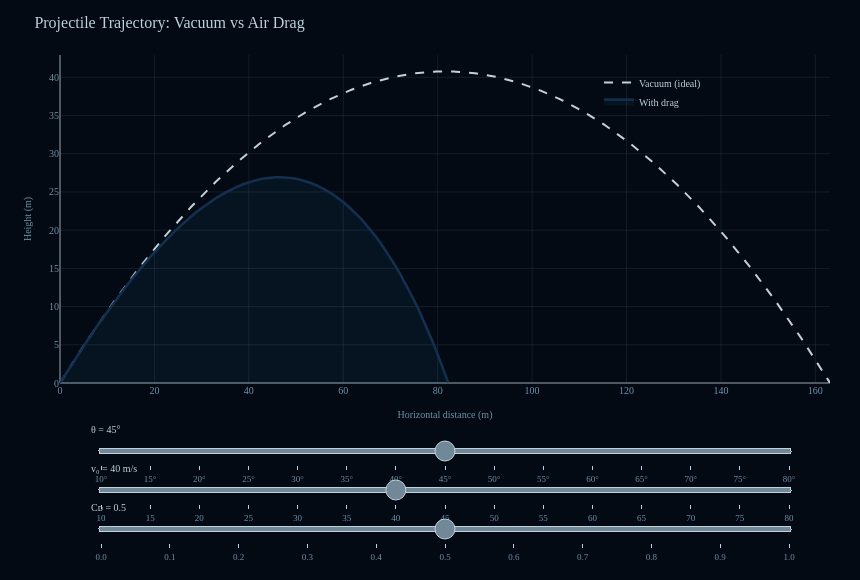

Notebook code cell kept with this figure:
### Markdown cell above
Adjust the sliders:
- **Launch angle** ($\theta$) — angle above horizontal in degrees
- **Initial speed** ($v_0$) — launch speed in m/s
- **Drag coefficient** ($C_D$) — 0 recovers the vacuum parabola; 0.47 is a smooth sphere

### Code cell
import json
from pathlib import Path
import numpy as np
import plotly.graph_objects as go

# ── Load theme ───────────────────────────────────────────────────
THEME_NAME = "gunmetal"

def _find_theme_file() -> Path:
    try:
        anchor = Path(__file__).resolve().parent
    except NameError:
        anchor = Path.cwd()
    for parent in [anchor, *anchor.parents]:
        candidate = parent / "theme" / "font_mapping.json"
        if candidate.is_file():
            return candidate
    raise FileNotFoundError("Could not find theme/font_mapping.json")

_cfg = json.loads(_find_theme_file().read_text())
C    = _cfg["themes"][THEME_NAME]
FONT = _cfg["font"]["family"]
FSIZ = _cfg["font"]["size"]
from scipy.integrate import solve_ivp

# ── Physics ──────────────────────────────────────────────────────
g     = 9.81
rho   = 1.225    # kg/m³
A     = 0.0045   # m² cross-section (≈ baseball)
mass  = 0.145    # kg

def trajectory(v0, theta_deg, Cd, dt=0.01):
    theta = np.radians(theta_deg)
    def deriv(t, y):
        x, vx, z, vz = y
        v = np.sqrt(vx**2 + vz**2)
        drag = 0.5 * Cd * rho * A / mass * v
        return [vx, -drag * vx, vz, -g - drag * vz]
    sol = solve_ivp(deriv, [0, 60], [0, v0*np.cos(theta), 0, v0*np.sin(theta)],
                    max_step=dt, events=lambda t,y: y[2])
    sol.t_events  # ground hit
    # Also integrate until z < 0
    t_end = 60
    sol = solve_ivp(deriv, [0, t_end], [0, v0*np.cos(theta), 0, v0*np.sin(theta)],
                    dense_output=True, max_step=dt)
    ts = np.linspace(0, sol.t[-1], 800)
    ys = sol.sol(ts)
    mask = ys[2] >= 0
    if not mask.any():
        return np.array([0]), np.array([0])
    return ys[0][mask], ys[2][mask]

def vacuum_trajectory(v0, theta_deg):
    theta = np.radians(theta_deg)
    t_flight = 2 * v0 * np.sin(theta) / g
    ts = np.linspace(0, t_flight, 400)
    x = v0 * np.cos(theta) * ts
    z = v0 * np.sin(theta) * ts - 0.5 * g * ts**2
    return x, z

# ── Default traces ───────────────────────────────────────────────
default_angle = 45
default_speed = 40
default_Cd = 0.47

xv, zv = vacuum_trajectory(default_speed, default_angle)
xd, zd = trajectory(default_speed, default_angle, default_Cd)

fig = go.Figure()
fig.add_trace(go.Scatter(x=xv, y=zv, mode="lines", name="Vacuum (ideal)",
    line=dict(color=C["silver"], width=2, dash="dash")))
fig.add_trace(go.Scatter(x=xd, y=zd, mode="lines", name="With drag",
    line=dict(color=C["mid"], width=2.5), fill="tozeroy",
    fillcolor="rgba(56,189,248,0.06)"))

# ── Slider steps ─────────────────────────────────────────────────
slider_style = dict(
    bordercolor=C["silver"], bgcolor=C["ci"],
    activebgcolor=C["mid"], tickcolor=C["silver"],
    font=dict(family=FONT, size=FSIZ["sub"], color=C["subtext"]),
    ticklen=4, minorticklen=0, len=0.92, x=0.04,
)
_cv = dict(font=dict(family=FONT, size=FSIZ["label"], color=C["text"]))

angle_steps = []
for a in range(10, 85, 5):
    xv2, zv2 = vacuum_trajectory(default_speed, a)
    xd2, zd2 = trajectory(default_speed, a, default_Cd)
    angle_steps.append(dict(method="restyle",
        args=[{"x": [xv2.tolist(), xd2.tolist()], "y": [zv2.tolist(), zd2.tolist()]}],
        label=f"{a}°"))

speed_steps = []
for v in range(10, 81, 5):
    xv2, zv2 = vacuum_trajectory(v, default_angle)
    xd2, zd2 = trajectory(v, default_angle, default_Cd)
    speed_steps.append(dict(method="restyle",
        args=[{"x": [xv2.tolist(), xd2.tolist()], "y": [zv2.tolist(), zd2.tolist()]}],
        label=f"{v}"))

cd_steps = []
for cd in np.arange(0, 1.05, 0.1):
    xv2, zv2 = vacuum_trajectory(default_speed, default_angle)
    xd2, zd2 = trajectory(default_speed, default_angle, cd)
    cd_steps.append(dict(method="restyle",
        args=[{"x": [xv2.tolist(), xd2.tolist()], "y": [zv2.tolist(), zd2.tolist()]}],
        label=f"{cd:.1f}"))

fig.update_layout(
    sliders=[
        dict(**slider_style, active=7, currentvalue={**_cv, "prefix": "θ = "}, steps=angle_steps, y=-0.02, pad=dict(t=30,b=10)),
        dict(**slider_style, active=6, currentvalue={**_cv, "prefix": "v₀ = ", "suffix": " m/s"}, steps=speed_steps, y=-0.14, pad=dict(t=30,b=10)),
        dict(**slider_style, active=5, currentvalue={**_cv, "prefix": "Cᴅ = "}, steps=cd_steps, y=-0.26, pad=dict(t=30,b=10)),
    ],
    title=dict(text="Projectile Trajectory: Vacuum vs Air Drag",
               font=dict(family=FONT, size=16, color=C["text"]), x=0.04, xanchor="left"),
    paper_bgcolor=C["canvas"], plot_bgcolor=C["canvas"],
    font=dict(family=FONT, color=C["text"]),
    width=860, height=580, margin=dict(l=60,r=30,t=55,b=185),
    legend=dict(x=0.70, y=0.96, bgcolor="rgba(0,0,0,0)",
                font=dict(size=FSIZ["label"], color=C["text"])),
    xaxis=dict(title=dict(text="Horizontal distance (m)", font=dict(size=FSIZ["label"], color=C["subtext"])),
               tickfont=dict(size=FSIZ["tick"], color=C["subtext"]),
               gridcolor=C["grid"], zerolinecolor=C["silver"], zerolinewidth=0.8),
    yaxis=dict(title=dict(text="Height (m)", font=dict(size=FSIZ["label"], color=C["subtext"])),
               tickfont=dict(size=FSIZ["tick"], color=C["subtext"]),
               gridcolor=C["grid"], zerolinecolor=C["silver"], zerolinewidth=0.8,
               rangemode="tozero"),
)
fig.show()

### Figure 1 — Plotly figure (JSON) as saved in the notebook; plotly's stock layout.template omitted (floating-point values rounded to 4 significant figures; data arrays with more than 128 entries replaced by an {"elided": "..."} marker saying what was removed)
{"data": [{"line": {"color": "#C0D0DC", "dash": "dash", "width": 2}, "mode": "lines", "name": "Vacuum (ideal)", "type": "scatter", "x": {"elided": "400 float values"}, "y": {"elided": "400 float values"}}, {"fill": "tozeroy", "fillcolor": "rgba(56,189,248,0.06)", "line": {"color": "#143050", "width": 2.5}, "mode": "lines", "name": "With drag", "type": "scatter", "x": [0.0, 2.096, 4.139, 6.131, 8.077, 9.978, 11.84, 13.66, 15.44, 17.19, 18.9, 20.59, 22.24, 23.87, 25.46, 27.03, 28.58, 30.1, 31.61, 33.09, 34.54, 35.98, 37.4, 38.8, 40.19, 41.55, 42.9, 44.24, 45.55, 46.86, 48.14, 49.42, 50.68, 51.92, 53.15, 54.37, 55.57, 56.76, 57.94, 59.1, 60.25, 61.38, 62.51, 63.62, 64.72, 65.8, 66.87, 67.93, 68.98, 70.01, 71.03, 72.03, 73.03, 74.0, 74.97, 75.92, 76.86, 77.79, 78.7, 79.61, 80.49, 81.37, 82.23], "y": [0.0, 2.069, 4.03, 5.889, 7.649, 9.314, 10.89, 12.37, 13.78, 15.09, 16.33, 17.49, 18.58, 19.59, 20.53, 21.4, 22.2, 22.94, 23.61, 24.21, 24.75, 25.23, 25.65, 26.0, 26.3, 26.54, 26.72, 26.84, 26.91, 26.92, 26.88, 26.78, 26.63, 26.42, 26.17, 25.85, 25.49, 25.08, 24.62, 24.1, 23.54, 22.93, 22.27, 21.57, 20.81, 20.01, 19.17, 18.28, 17.35, 16.37, 15.35, 14.29, 13.19, 12.05, 10.87, 9.647, 8.389, 7.093, 5.761, 4.393, 2.99, 1.553, 0.08315]}], "layout": {"font": {"color": "#C0D0DC", "family": "Georgia, serif"}, "height": 580, "legend": {"bgcolor": "rgba(0,0,0,0)", "font": {"color": "#C0D0DC", "size": 10}, "x": 0.7, "y": 0.96}, "margin": {"b": 185, "l": 60, "r": 30, "t": 55}, "paper_bgcolor": "#030A14", "plot_bgcolor": "#030A14", "sliders": [{"active": 7, "activebgcolor": "#143050", "bgcolor": "#708898", "bordercolor": "#C0D0DC", "currentvalue": {"font": {"color": "#C0D0DC", "family": "Georgia, serif", "size": 10}, "prefix": "θ = "}, "font": {"color": "#7090a8", "family": "Georgia, serif", "size": 9}, "len": 0.92, "minorticklen": 0, "pad": {"b": 10, "t": 30}, "steps": [{"args": [{"x": {"elided": "2 rows, 418 float values in total"}, "y": {"elided": "2 rows, 418 float values in total"}}], "label": "10°", "method": "restyle"}, {"args": [{"x": {"elided": "2 rows, 426 float values in total"}, "y": {"elided": "2 rows, 426 float values in total"}}], "label": "15°", "method": "restyle"}, {"args": [{"x": {"elided": "2 rows, 433 float values in total"}, "y": {"elided": "2 rows, 433 float values in total"}}], "label": "20°", "method": "restyle"}, {"args": [{"x": {"elided": "2 rows, 440 float values in total"}, "y": {"elided": "2 rows, 440 float values in total"}}], "label": "25°", "method": "restyle"}, {"args": [{"x": {"elided": "2 rows, 446 float values in total"}, "y": {"elided": "2 rows, 446 float values in total"}}], "label": "30°", "method": "restyle"}, {"args": [{"x": {"elided": "2 rows, 452 float values in total"}, "y": {"elided": "2 rows, 452 float values in total"}}], "label": "35°", "method": "restyle"}, {"args": [{"x": {"elided": "2 rows, 458 float values in total"}, "y": {"elided": "2 rows, 458 float values in total"}}], "label": "40°", "method": "restyle"}, {"args": [{"x": {"elided": "2 rows, 463 float values in total"}, "y": {"elided": "2 rows, 463 float values in total"}}], "label": "45°", "method": "restyle"}, {"args": [{"x": {"elided": "2 rows, 467 float values in total"}, "y": {"elided": "2 rows, 467 float values in total"}}], "label": "50°", "method": "restyle"}, {"args": [{"x": {"elided": "2 rows, 471 float values in total"}, "y": {"elided": "2 rows, 471 float values in total"}}], "label": "55°", "method": "restyle"}, {"args": [{"x": {"elided": "2 rows, 475 float values in total"}, "y": {"elided": "2 rows, 475 float values in total"}}], "label": "60°", "method": "restyle"}, {"args": [{"x": {"elided": "2 rows, 478 float values in total"}, "y": {"elided": "2 rows, 478 float values in total"}}], "label": "65°", "method": "restyle"}, {"args": [{"x": {"elided": "2 rows, 481 float values in total"}, "y": {"elided": "2 rows, 481 float values in total"}}], "label": "70°", "method": "restyle"}, {"args": [{"x": {"elided": "2 rows, 483 float values in total"}, "y": {"elided": "2 rows, 483 float values in total"}}], "label": "75°", "method": "restyle"}, {"args": [{"x": {"elided": "2 rows, 485 float values in total"}, "y": {"elided": "2 rows, 485 float values in total"}}], "label": "80°", "method": "restyle"}], "tickcolor": "#C0D0DC", "ticklen": 4, "x": 0.04, "y": -0.02}, {"active": 6, "activebgcolor": "#143050", "bgcolor": "#708898", "bordercolor": "#C0D0DC", "currentvalue": {"font": {"color": "#C0D0DC", "family": "Georgia, serif", "size": 10}, "prefix": "v₀ = ", "suffix": " m/s"}, "font": {"color": "#7090a8", "family": "Georgia, serif", "size": 9}, "len": 0.92, "minorticklen": 0, "pad": {"b": 10, "t": 30}, "steps": [{"args": [{"x": {"elided": "2 rows, 419 float values in total"}, "y": {"elided": "2 rows, 419 float values in total"}}], "label": "10", "method": "restyle"}, {"args": [{"x": {"elided": "2 rows, 428 float values in total"}, "y": {"elided": "2 rows, 428 float values in total"}}], "label": "15", "method": "restyle"}, {"args": [{"x": {"elided": "2 rows, 436 float values in total"}, "y": {"elided": "2 rows, 436 float values in total"}}], "label": "20", "method": "restyle"}, {"args": [{"x": {"elided": "2 rows, 444 float values in total"}, "y": {"elided": "2 rows, 444 float values in total"}}], "label": "25", "method": "restyle"}, {"args": [{"x": {"elided": "2 rows, 451 float values in total"}, "y": {"elided": "2 rows, 451 float values in total"}}], "label": "30", "method": "restyle"}, {"args": [{"x": {"elided": "2 rows, 457 float values in total"}, "y": {"elided": "2 rows, 457 float values in total"}}], "label": "35", "method": "restyle"}, {"args": [{"x": {"elided": "2 rows, 463 float values in total"}, "y": {"elided": "2 rows, 463 float values in total"}}], "label": "40", "method": "restyle"}, {"args": [{"x": {"elided": "2 rows, 468 float values in total"}, "y": {"elided": "2 rows, 468 float values in total"}}], "label": "45", "method": "restyle"}, {"args": [{"x": {"elided": "2 rows, 472 float values in total"}, "y": {"elided": "2 rows, 472 float values in total"}}], "label": "50", "method": "restyle"}, {"args": [{"x": {"elided": "2 rows, 477 float values in total"}, "y": {"elided": "2 rows, 477 float values in total"}}], "label": "55", "method": "restyle"}, {"args": [{"x": {"elided": "2 rows, 480 float values in total"}, "y": {"elided": "2 rows, 480 float values in total"}}], "label": "60", "method": "restyle"}, {"args": [{"x": {"elided": "2 rows, 484 float values in total"}, "y": {"elided": "2 rows, 484 float values in total"}}], "label": "65", "method": "restyle"}, {"args": [{"x": {"elided": "2 rows, 487 float values in total"}, "y": {"elided": "2 rows, 487 float values in total"}}], "label": "70", "method": "restyle"}, {"args": [{"x": {"elided": "2 rows, 490 float values in total"}, "y": {"elided": "2 rows, 490 float values in total"}}], "label": "75", "method": "restyle"}, {"args": [{"x": {"elided": "2 rows, 493 float values in total"}, "y": {"elided": "2 rows, 493 float values in total"}}], "label": "80", "method": "restyle"}], "tickcolor": "#C0D0DC", "ticklen": 4, "x": 0.04, "y": -0.14}, {"active": 5, "activebgcolor": "#143050", "bgcolor": "#708898", "bordercolor": "#C0D0DC", "currentvalue": {"font": {"color": "#C0D0DC", "family": "Georgia, serif", "size": 10}, "prefix": "Cᴅ = "}, "font": {"color": "#7090a8", "family": "Georgia, serif", "size": 9}, "len": 0.92, "minorticklen": 0, "pad": {"b": 10, "t": 30}, "steps": [{"args": [{"x": {"elided": "2 rows, 477 float values in total"}, "y": {"elided": "2 rows, 477 float values in total"}}], "label": "0.0", "method": "restyle"}, {"args": [{"x": {"elided": "2 rows, 473 float values in total"}, "y": {"elided": "2 rows, 473 float values in total"}}], "label": "0.1", "method": "restyle"}, {"args": [{"x": {"elided": "2 rows, 469 float values in total"}, "y": {"elided": "2 rows, 469 float values in total"}}], "label": "0.2", "method": "restyle"}, {"args": [{"x": {"elided": "2 rows, 466 float values in total"}, "y": {"elided": "2 rows, 466 float values in total"}}], "label": "0.3", "method": "restyle"}, {"args": [{"x": {"elided": "2 rows, 464 float values in total"}, "y": {"elided": "2 rows, 464 float values in total"}}], "label": "0.4", "method": "restyle"}, {"args": [{"x": {"elided": "2 rows, 462 float values in total"}, "y": {"elided": "2 rows, 462 float values in total"}}], "label": "0.5", "method": "restyle"}, {"args": [{"x": {"elided": "2 rows, 460 float values in total"}, "y": {"elided": "2 rows, 460 float values in total"}}], "label": "0.6", "method": "restyle"}, {"args": [{"x": {"elided": "2 rows, 458 float values in total"}, "y": {"elided": "2 rows, 458 float values in total"}}], "label": "0.7", "method": "restyle"}, {"args": [{"x": {"elided": "2 rows, 457 float values in total"}, "y": {"elided": "2 rows, 457 float values in total"}}], "label": "0.8", "method": "restyle"}, {"args": [{"x": {"elided": "2 rows, 456 float values in total"}, "y": {"elided": "2 rows, 456 float values in total"}}], "label": "0.9", "method": "restyle"}, {"args": [{"x": {"elided": "2 rows, 454 float values in total"}, "y": {"elided": "2 rows, 454 float values in total"}}], "label": "1.0", "method": "restyle"}], "tickcolor": "#C0D0DC", "ticklen": 4, "x": 0.04, "y": -0.26}], "title": {"font": {"color": "#C0D0DC", "family": "Georgia, serif", "size": 16}, "text": "Projectile Trajectory: Vacuum vs Air Drag", "x": 0.04, "xanchor": "left"}, "width": 860, "xaxis": {"gridcolor": "rgba(192,208,220,0.09)", "tickfont": {"color": "#7090a8", "size": 10}, "title": {"font": {"color": "#7090a8", "size": 10}, "text": "Horizontal distance (m)"}, "zerolinecolor": "#C0D0DC", "zerolinewidth": 0.8}, "yaxis": {"gridcolor": "rgba(192,208,220,0.09)", "rangemode": "tozero", "tickfont": {"color": "#7090a8", "size": 10}, "title": {"font": {"color": "#7090a8", "size": 10}, "text": "Height (m)"}, "zerolinecolor": "#C0D0DC", "zerolinewidth": 0.8}}}
